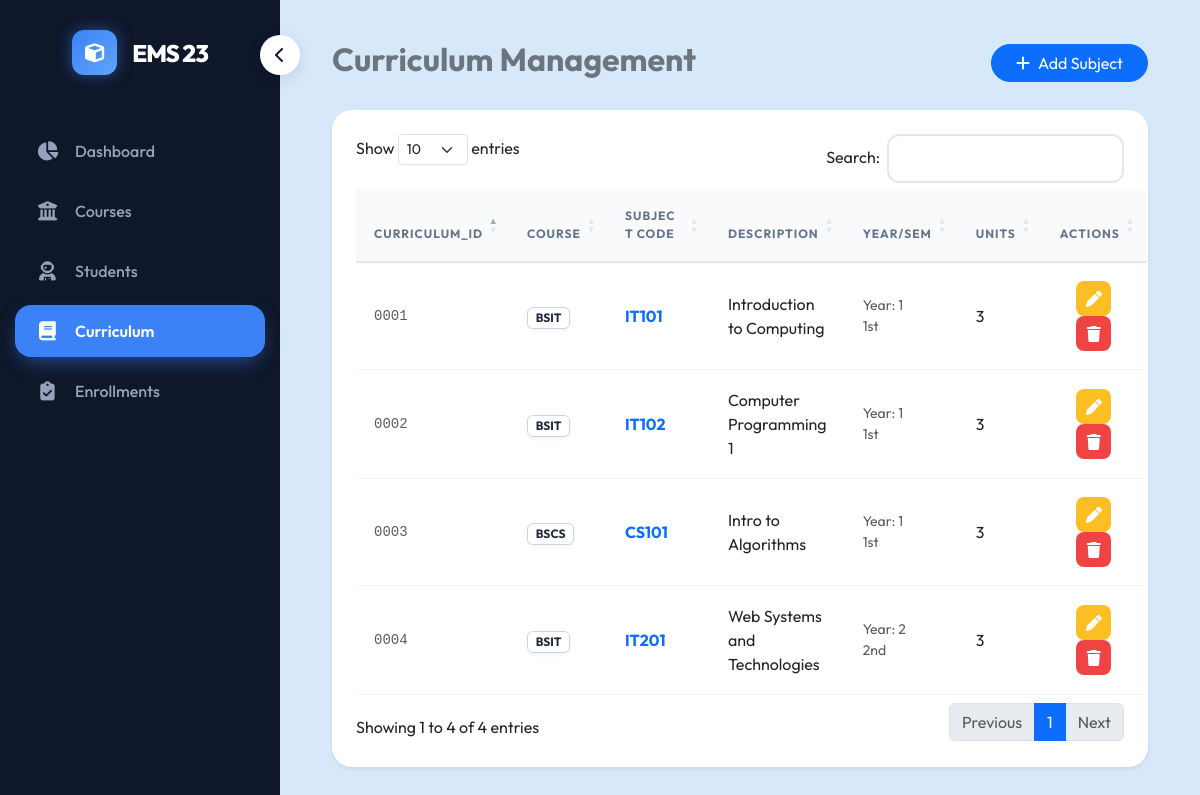
The page /pages/curriculum.php on the database its author committed.
### tables this page shows
CREATE TABLE `curriculum` (
  `CurriculumID` int(11) NOT NULL AUTO_INCREMENT,
  `courseID` varchar(10) DEFAULT NULL,    
  `subject_code` varchar(20) NOT NULL,
  `description` text NOT NULL,
  `year_level` int(11) NOT NULL,
  `semester` varchar(20) NOT NULL,
  `units` int(11) NOT NULL DEFAULT 3,
  PRIMARY KEY (`CurriculumID`),
  FOREIGN KEY (`courseID`) REFERENCES `course` (`courseID`) ON DELETE SET NULL
);

CREATE TABLE `course` (
  `courseID` varchar(10) NOT NULL,        
  `course_code` varchar(20) NOT NULL,     
  `description` varchar(100) NOT NULL,    
  PRIMARY KEY (`courseID`)
);

### pages/curriculum.php (the view, shortened to what this page needs)
<?php
require '../config/db.php';
$subjects = $pdo->query("SELECT cur.*, c.course_code
                         FROM curriculum cur
                         LEFT JOIN course c ON cur.courseID = c.courseID
                         ORDER BY c.courseID, cur.year_level, cur.semester ASC")->fetchAll();
?>
<?php include '../includes/sidebar.php'; ?>
<div class="container-fluid main-content">
    <div class="d-flex justify-content-between align-items-center mb-4">
        <h2 class="fw-bold text-secondary">Curriculum Management</h2>
        <button class="btn btn-primary rounded-pill px-4" data-bs-toggle="modal" data-bs-target="#addSubjectModal">
            <i class="fas fa-plus me-2"></i>Add Subject
        </button>
    </div>
    <div class="card border-0 shadow-sm p-4">
        <table id="curriculumTable" class="table table-hover align-middle">
            <thead class="bg-light text-secondary">
                <tr>
                    <th>Curriculum_ID</th> <th>Course</th> <th>Subject Code</th>
                    <th>Description</th>
                    <th>Year/Sem</th>
                    <th>Units</th>
                    <th class="text-center">Actions</th>
                </tr>
            </thead>
            <tbody>
                <?php foreach ($subjects as $s): ?>
                <tr>
                    <td class="font-monospace text-muted small">
                        <?php echo str_pad($s['CurriculumID'], 4, '0', STR_PAD_LEFT); ?>
                    </td>
                    <td><span class="badge bg-info text-dark"><?php echo htmlspecialchars($s['course_code'] ?? 'N/A'); ?></span></td>
                    <td class="fw-bold text-primary"><?php echo htmlspecialchars($s['subject_code']); ?></td>
                    <td><?php echo htmlspecialchars($s['description']); ?></td>
                    <td>
                        <small class="d-block text-muted">Year: <?php echo $s['year_level']; ?></small>
                        <small class="d-block text-muted"><?php echo $s['semester']; ?></small>
                    </td>
                    <td><?php echo $s['units']; ?></td>
                    <td class="text-center">
                        <a href="../actions/edit_curriculum.php?id=<?php echo $s['CurriculumID']; ?>" class="btn btn-warning btn-sm"><i class="fas fa-pen"></i></a>
                        <form method="POST" action="../actions/delete_curriculum.php" class="d-inline delete-form">
                            <button type="button" class="btn btn-danger btn-sm delete-btn"><i class="fas fa-trash"></i></button>
                        </form>
                    </td>
                </tr>
                <?php endforeach; ?>
            </tbody>
        </table>
    </div>
</div>
</body>
</html>

### includes/header_styles.php (style rules this page uses)
:root { --app-bg: #D7E8FA; --sidebar-bg: #0f172a; --card-bg: #ffffff; --accent: #3b82f6; --text-dark: #1e293b; --text-muted: #64748b; --radius-lg: 20px; --radius-md: 12px; }
body { font-family: 'Outfit', sans-serif; background-color: var(--app-bg); color: var(--text-dark); overflow-x: hidden; }
.table .btn { width: 35px; height: 35px; padding: 0; display: inline-flex; align-items: center; justify-content: center; border-radius: 8px; margin: 0 3px; transition: all 0.2s ease; }
.table .btn i { font-size: 1rem; width: auto; margin: 0; }
.btn-warning { background-color: #fbbf24; border: none; color: white; }
.btn-danger { background-color: #ef4444; border: none; }
.card { background: var(--card-bg); border: none; border-radius: var(--radius-lg); box-shadow: 0 10px 30px -5px rgba(59, 130, 246, 0.05); transition: transform 0.3s ease, box-shadow 0.3s ease; overflow: hidden; }
.table thead th { background-color: #f8fafc; color: var(--text-muted); font-weight: 700; text-transform: uppercase; font-size: 0.75rem; letter-spacing: 1px; padding: 18px; border-bottom: 2px solid #e2e8f0; }
.table tbody td { background-color: white; padding: 18px; vertical-align: middle; border-bottom: 1px solid #f1f5f9; }
.badge { color: var(--text-dark) !important; background-color: #ffffff !important; border: 1px solid #cbd5e1; box-shadow: 0 2px 5px rgba(0, 0, 0, 0.05); }

### rows shown on the page
curriculum: CurriculumID "0003", courseID.course_code "BSCS", subject_code "CS101", description "Intro to Algorithms", year_level "1", semester "1st", units "3"
curriculum: CurriculumID "0001", courseID.course_code "BSIT", subject_code "IT101", description "Introduction to Computing", year_level "1", semester "1st", units "3"
curriculum: CurriculumID "0002", courseID.course_code "BSIT", subject_code "IT102", description "Computer Programming 1", year_level "1", semester "1st", units "3"
curriculum: CurriculumID "0004", courseID.course_code "BSIT", subject_code "IT201", description "Web Systems and Technologies", year_level "2", semester "2nd", units "3"
